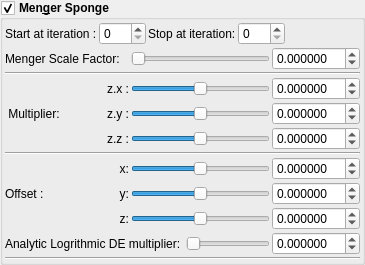
    <widget class="MyGroupBox" name="groupCheck_transf_function_enabled">
     <property name="font">
      <font>
       <weight>75</weight>
       <bold>true</bold>
      </font>
     </property>
     <property name="toolTip">
      <string/>
     </property>
     <property name="title">
      <string>Men&amp;ger Sponge</string>
     </property>
     <property name="checkable">
      <bool>true</bool>
     </property>
     <layout class="QVBoxLayout" name="verticalLayout_30" stretch="0,0,0">
      <property name="spacing">
       <number>2</number>
      </property>
      <property name="leftMargin">
       <number>2</number>
      </property>
      <property name="topMargin">
       <number>2</number>
      </property>
      <property name="rightMargin">
       <number>2</number>
      </property>
      <property name="bottomMargin">
       <number>2</number>
      </property>
      <item>
       <layout class="QGridLayout" name="gridLayout_14">
        <item row="0" column="3">
         <widget class="MySpinBox" name="spinboxInt_transf_stop_iterations_M">
          <property name="sizePolicy">
           <sizepolicy hsizetype="Minimum" vsizetype="Maximum">
            <horstretch>0</horstretch>
            <verstretch>0</verstretch>
           </sizepolicy>
          </property>
          <property name="font">
           <font>
            <weight>50</weight>
            <bold>false</bold>
           </font>
          </property>
          <property name="maximum">
           <number>250</number>
          </property>
         </widget>
        </item>
        <item row="0" column="2">
         <widget class="QLabel" name="label_252">
          <property name="font">
           <font>
            <weight>50</weight>
            <bold>false</bold>
           </font>
          </property>
          <property name="text">
           <string>Stop at iteration:</string>
          </property>
         </widget>
        </item>
        <item row="0" column="4">
         <spacer name="horizontalSpacer_2">
          <property name="orientation">
           <enum>Qt::Horizontal</enum>
          </property>
          <property name="sizeHint" stdset="0">
           <size>
            <width>40</width>
            <height>2</height>
           </size>
          </property>
         </spacer>
        </item>
        <item row="0" column="1">
         <widget class="MySpinBox" name="spinboxInt_transf_start_iterations_M">
          <property name="sizePolicy">
           <sizepolicy hsizetype="Minimum" vsizetype="Maximum">
            <horstretch>0</horstretch>
            <verstretch>0</verstretch>
           </sizepolicy>
          </property>
          <property name="font">
           <font>
            <weight>50</weight>
            <bold>false</bold>
           </font>
          </property>
          <property name="maximum">
           <number>250</number>
          </property>
         </widget>
        </item>
        <item row="0" column="0">
         <widget class="QLabel" name="label_67">
          <property name="font">
           <font>
            <weight>50</weight>
            <bold>false</bold>
           </font>
          </property>
          <property name="text">
           <string>Start at iteration :</string>
          </property>
         </widget>
        </item>
       </layout>
      </item>
      <item>
       <layout class="QGridLayout" name="gridLayout_64">
        <property name="spacing">
         <number>2</number>
        </property>
        <item row="9" column="5">
         <widget class="MyDoubleSpinBox" name="spinbox_transf_scaleA_1">
          <property name="sizePolicy">
           <sizepolicy hsizetype="Minimum" vsizetype="Maximum">
            <horstretch>0</horstretch>
            <verstretch>0</verstretch>
           </sizepolicy>
          </property>
          <property name="font">
           <font>
            <weight>50</weight>
            <bold>false</bold>
           </font>
          </property>
          <property name="prefix">
           <string/>
          </property>
          <property name="suffix">
           <string/>
          </property>
          <property name="decimals">
           <number>6</number>
          </property>
          <property name="minimum">
           <double>-99.989999999999995</double>
          </property>
          <property name="maximum">
           <double>99.989999999999995</double>
          </property>
          <property name="singleStep">
           <double>0.100000000000000</double>
          </property>
         </widget>
        </item>
        <item row="4" column="5">
         <widget class="MyDoubleSpinBox" name="spinbox3_transf_constant_multiplierA_111_z">
          <property name="sizePolicy">
           <sizepolicy hsizetype="Minimum" vsizetype="Maximum">
            <horstretch>0</horstretch>
            <verstretch>0</verstretch>
           </sizepolicy>
          </property>
          <property name="font">
           <font>
            <weight>50</weight>
            <bold>false</bold>
           </font>
          </property>
          <property name="prefix">
           <string/>
          </property>
          <property name="suffix">
           <string/>
          </property>
          <property name="decimals">
           <number>6</number>
          </property>
          <property name="minimum">
           <double>-99.989999999999995</double>
          </property>
          <property name="maximum">
           <double>99.989999999999995</double>
          </property>
          <property name="singleStep">
           <double>0.100000000000000</double>
          </property>
         </widget>
        </item>
        <item row="2" column="1" rowspan="3">
         <widget class="QLabel" name="label_91">
          <property name="font">
           <font>
            <weight>50</weight>
            <bold>false</bold>
           </font>
          </property>
          <property name="text">
           <string> Multiplier:    </string>
          </property>
         </widget>
        </item>
        <item row="6" column="2">
         <widget class="QLabel" name="label_120">
          <property name="font">
           <font>
            <weight>50</weight>
            <bold>false</bold>
           </font>
          </property>
          <property name="text">
           <string>x:</string>
          </property>
          <property name="alignment">
           <set>Qt::AlignRight|Qt::AlignTrailing|Qt::AlignVCenter</set>
          </property>
         </widget>
        </item>
        <item row="1" column="1" colspan="5">
         <widget class="Line" name="line_57">
          <property name="orientation">
           <enum>Qt::Horizontal</enum>
          </property>
         </widget>
        </item>
        <item row="3" column="5">
         <widget class="MyDoubleSpinBox" name="spinbox3_transf_constant_multiplierA_111_y">
          <property name="sizePolicy">
           <sizepolicy hsizetype="Minimum" vsizetype="Maximum">
            <horstretch>0</horstretch>
            <verstretch>0</verstretch>
           </sizepolicy>
          </property>
          <property name="font">
           <font>
            <weight>50</weight>
            <bold>false</bold>
           </font>
          </property>
          <property name="prefix">
           <string/>
          </property>
          <property name="suffix">
           <string/>
          </property>
          <property name="decimals">
           <number>6</number>
          </property>
          <property name="minimum">
           <double>-99.989999999999995</double>
          </property>
          <property name="maximum">
           <double>99.989999999999995</double>
          </property>
          <property name="singleStep">
           <double>0.100000000000000</double>
          </property>
         </widget>
        </item>
        <item row="5" column="1" colspan="5">
         <widget class="Line" name="line_56">
          <property name="orientation">
           <enum>Qt::Horizontal</enum>
          </property>
         </widget>
        </item>
        <item row="2" column="2">
         <widget class="QLabel" name="label_93">
          <property name="font">
           <font>
            <weight>50</weight>
            <bold>false</bold>
           </font>
          </property>
          <property name="text">
           <string> z.x :</string>
          </property>
          <property name="alignment">
           <set>Qt::AlignRight|Qt::AlignTrailing|Qt::AlignVCenter</set>
          </property>
          <property name="wordWrap">
           <bool>true</bool>
          </property>
         </widget>
        </item>
        <item row="7" column="2">
         <widget class="QLabel" name="label_121">
          <property name="font">
           <font>
            <weight>50</weight>
            <bold>false</bold>
           </font>
          </property>
          <property name="text">
           <string>y:</string>
          </property>
          <property name="alignment">
           <set>Qt::AlignRight|Qt::AlignTrailing|Qt::AlignVCenter</set>
          </property>
         </widget>
        </item>
        <item row="8" column="5">
         <widget class="MyDoubleSpinBox" name="spinbox3_transf_addition_constantA_000_z">
          <property name="sizePolicy">
           <sizepolicy hsizetype="Minimum" vsizetype="Maximum">
            <horstretch>0</horstretch>
            <verstretch>0</verstretch>
           </sizepolicy>
          </property>
          <property name="font">
           <font>
            <weight>50</weight>
            <bold>false</bold>
           </font>
          </property>
          <property name="prefix">
           <string/>
          </property>
          <property name="suffix">
           <string/>
          </property>
          <property name="decimals">
           <number>6</number>
          </property>
          <property name="minimum">
           <double>-99.989999999999995</double>
          </property>
          <property name="maximum">
           <double>99.989999999999995</double>
          </property>
          <property name="singleStep">
           <double>0.100000000000000</double>
          </property>
         </widget>
        </item>
        <item row="6" column="5">
         <widget class="MyDoubleSpinBox" name="spinbox3_transf_addition_constantA_000_x">
          <property name="sizePolicy">
           <sizepolicy hsizetype="Minimum" vsizetype="Maximum">
            <horstretch>0</horstretch>
            <verstretch>0</verstretch>
           </sizepolicy>
          </property>
          <property name="font">
           <font>
            <weight>50</weight>
            <bold>false</bold>
           </font>
          </property>
          <property name="prefix">
           <string/>
          </property>
          <property name="suffix">
           <string/>
          </property>
          <property name="decimals">
           <number>6</number>
          </property>
          <property name="minimum">
           <double>-99.989999999999995</double>
          </property>
          <property name="maximum">
           <double>99.989999999999995</double>
          </property>
          <property name="singleStep">
           <double>0.100000000000000</double>
          </property>
         </widget>
        </item>
        <item row="7" column="5">
         <widget class="MyDoubleSpinBox" name="spinbox3_transf_addition_constantA_000_y">
          <property name="sizePolicy">
           <sizepolicy hsizetype="Minimum" vsizetype="Maximum">
            <horstretch>0</horstretch>
            <verstretch>0</verstretch>
           </sizepolicy>
          </property>
          <property name="font">
           <font>
            <weight>50</weight>
            <bold>false</bold>
           </font>
          </property>
          <property name="prefix">
           <string/>
          </property>
          <property name="suffix">
           <string/>
          </property>
          <property name="decimals">
           <number>6</number>
          </property>
          <property name="minimum">
           <double>-99.989999999999995</double>
          </property>
          <property name="maximum">
           <double>99.989999999999995</double>
          </property>
          <property name="singleStep">
           <double>0.100000000000000</double>
          </property>
         </widget>
        </item>
        <item row="8" column="2">
         <widget class="QLabel" name="label_122">
          <property name="font">
           <font>
            <weight>50</weight>
            <bold>false</bold>
           </font>
          </property>
          <property name="text">
           <string>z:</string>
          </property>
          <property name="alignment">
           <set>Qt::AlignRight|Qt::AlignTrailing|Qt::AlignVCenter</set>
          </property>
         </widget>
        </item>
        <item row="0" column="1" colspan="2">
         <widget class="QLabel" name="label_64">
          <property name="font">
           <font>
            <weight>50</weight>
            <bold>false</bold>
           </font>
          </property>
          <property name="text">
           <string>Menger Scale Factor: </string>
          </property>
         </widget>
        </item>
        <item row="0" column="5">
         <widget class="MyDoubleSpinBox" name="spinbox_transf_scale_3">
          <property name="sizePolicy">
           <sizepolicy hsizetype="Minimum" vsizetype="Maximum">
            <horstretch>0</horstretch>
            <verstretch>0</verstretch>
           </sizepolicy>
          </property>
          <property name="font">
           <font>
            <weight>50</weight>
            <bold>false</bold>
           </font>
          </property>
          <property name="prefix">
           <string/>
          </property>
          <property name="suffix">
           <string/>
          </property>
          <property name="decimals">
           <number>6</number>
          </property>
          <property name="minimum">
           <double>-99.989999999999995</double>
          </property>
          <property name="maximum">
           <double>99.989999999999995</double>
          </property>
          <property name="singleStep">
           <double>0.100000000000000</double>
          </property>
         </widget>
        </item>
        <item row="4" column="2">
         <widget class="QLabel" name="label_98">
          <property name="font">
           <font>
            <weight>50</weight>
            <bold>false</bold>
           </font>
          </property>
          <property name="text">
           <string> z.z :</string>
          </property>
          <property name="alignment">
           <set>Qt::AlignRight|Qt::AlignTrailing|Qt::AlignVCenter</set>
          </property>
         </widget>
        </item>
        <item row="2" column="5">
         <widget class="MyDoubleSpinBox" name="spinbox3_transf_constant_multiplierA_111_x">
          <property name="sizePolicy">
           <sizepolicy hsizetype="Minimum" vsizetype="Maximum">
            <horstretch>0</horstretch>
            <verstretch>0</verstretch>
           </sizepolicy>
          </property>
          <property name="font">
           <font>
            <weight>50</weight>
            <bold>false</bold>
           </font>
          </property>
          <property name="prefix">
           <string/>
          </property>
          <property name="suffix">
           <string/>
          </property>
          <property name="decimals">
           <number>6</number>
          </property>
          <property name="minimum">
           <double>-99.989999999999995</double>
          </property>
          <property name="maximum">
           <double>99.989999999999995</double>
          </property>
          <property name="singleStep">
           <double>0.100000000000000</double>
          </property>
         </widget>
        </item>
        <item row="9" column="1" colspan="3">
         <widget class="QLabel" name="label_176">
          <property name="font">
           <font>
            <weight>50</weight>
            <bold>false</bold>
           </font>
          </property>
          <property name="text">
           <string>Analytic Logrithmic DE multiplier: </string>
          </property>
         </widget>
        </item>
        <item row="6" column="1" rowspan="3">
         <widget class="QLabel" name="label_255">
          <property name="font">
           <font>
            <weight>50</weight>
            <bold>false</bold>
           </font>
          </property>
          <property name="text">
           <string>Offset :</string>
          </property>
         </widget>
        </item>
        <item row="3" column="2">
         <widget class="QLabel" name="label_90">
          <property name="font">
           <font>
            <weight>50</weight>
            <bold>false</bold>
           </font>
          </property>
          <property name="text">
           <string> z.y :</string>
          </property>
          <property name="alignment">
           <set>Qt::AlignRight|Qt::AlignTrailing|Qt::AlignVCenter</set>
          </property>
         </widget>
        </item>
        <item row="9" column="4">
         <widget class="QSlider" name="slider_transf_scaleA_1">
          <property name="sizePolicy">
           <sizepolicy hsizetype="Expanding" vsizetype="Maximum">
            <horstretch>0</horstretch>
            <verstretch>0</verstretch>
           </sizepolicy>
          </property>
          <property name="minimum">
           <number>0</number>
          </property>
          <property name="maximum">
           <number>2000000</number>
          </property>
          <property name="value">
           <number>0</number>
          </property>
          <property name="sliderPosition">
           <number>0</number>
          </property>
          <property name="orientation">
           <enum>Qt::Horizontal</enum>
          </property>
         </widget>
        </item>
        <item row="0" column="3" colspan="2">
         <widget class="QSlider" name="slider_transf_scale_3">
          <property name="sizePolicy">
           <sizepolicy hsizetype="Preferred" vsizetype="Preferred">
            <horstretch>0</horstretch>
            <verstretch>0</verstretch>
           </sizepolicy>
          </property>
          <property name="minimum">
           <number>0</number>
          </property>
          <property name="maximum">
           <number>10000000</number>
          </property>
          <property name="singleStep">
           <number>1</number>
          </property>
          <property name="orientation">
           <enum>Qt::Horizontal</enum>
          </property>
         </widget>
        </item>
        <item row="2" column="3" colspan="2">
         <widget class="QSlider" name="slider3_transf_constant_multiplierA_111_x">
          <property name="sizePolicy">
           <sizepolicy hsizetype="Preferred" vsizetype="Preferred">
            <horstretch>0</horstretch>
            <verstretch>0</verstretch>
           </sizepolicy>
          </property>
          <property name="minimum">
           <number>-5000000</number>
          </property>
          <property name="maximum">
           <number>5000000</number>
          </property>
          <property name="singleStep">
           <number>1</number>
          </property>
          <property name="orientation">
           <enum>Qt::Horizontal</enum>
          </property>
         </widget>
        </item>
        <item row="3" column="3" colspan="2">
         <widget class="QSlider" name="slider3_transf_constant_multiplierA_111_y">
          <property name="sizePolicy">
           <sizepolicy hsizetype="Expanding" vsizetype="Maximum">
            <horstretch>0</horstretch>
            <verstretch>0</verstretch>
           </sizepolicy>
          </property>
          <property name="minimum">
           <number>-5000000</number>
          </property>
          <property name="maximum">
           <number>5000000</number>
          </property>
          <property name="singleStep">
           <number>1</number>
          </property>
          <property name="orientation">
           <enum>Qt::Horizontal</enum>
          </property>
         </widget>
        </item>
        <item row="4" column="3" colspan="2">
         <widget class="QSlider" name="slider3_transf_constant_multiplierA_111_z">
          <property name="sizePolicy">
           <sizepolicy hsizetype="Expanding" vsizetype="Maximum">
            <horstretch>0</horstretch>
            <verstretch>0</verstretch>
           </sizepolicy>
          </property>
          <property name="minimum">
           <number>-5000000</number>
          </property>
          <property name="maximum">
           <number>5000000</number>
          </property>
          <property name="singleStep">
           <number>1</number>
          </property>
          <property name="orientation">
           <enum>Qt::Horizontal</enum>
          </property>
         </widget>
        </item>
        <item row="6" column="3" colspan="2">
         <widget class="QSlider" name="slider3_transf_addition_constantA_000_x">
          <property name="sizePolicy">
           <sizepolicy hsizetype="Preferred" vsizetype="Preferred">
            <horstretch>0</horstretch>
            <verstretch>0</verstretch>
           </sizepolicy>
          </property>
          <property name="minimum">
           <number>-5000000</number>
          </property>
          <property name="maximum">
           <number>5000000</number>
          </property>
          <property name="singleStep">
           <number>1</number>
          </property>
          <property name="orientation">
           <enum>Qt::Horizontal</enum>
          </property>
         </widget>
        </item>
        <item row="7" column="3" colspan="2">
         <widget class="QSlider" name="slider3_transf_addition_constantA_000_y">
          <property name="sizePolicy">
           <sizepolicy hsizetype="Expanding" vsizetype="Maximum">
            <horstretch>0</horstretch>
            <verstretch>0</verstretch>
           </sizepolicy>
          </property>
          <property name="minimum">
           <number>-5000000</number>
          </property>
          <property name="maximum">
           <number>5000000</number>
          </property>
          <property name="singleStep">
           <number>1</number>
          </property>
          <property name="orientation">
           <enum>Qt::Horizontal</enum>
          </property>
         </widget>
        </item>
        <item row="8" column="3" colspan="2">
         <widget class="QSlider" name="slider3_transf_addition_constantA_000_z">
          <property name="sizePolicy">
           <sizepolicy hsizetype="Expanding" vsizetype="Maximum">
            <horstretch>0</horstretch>
            <verstretch>0</verstretch>
           </sizepolicy>
          </property>
          <property name="minimum">
           <number>-5000000</number>
          </property>
          <property name="maximum">
           <number>5000000</number>
          </property>
          <property name="singleStep">
           <number>1</number>
          </property>
          <property name="orientation">
           <enum>Qt::Horizontal</enum>
          </property>
         </widget>
        </item>
       </layout>
      </item>
      <item>
       <widget class="Line" name="line_5">
        <property name="orientation">
         <enum>Qt::Horizontal</enum>
        </property>
       </widget>
      </item>
     </layout>
    </widget>
